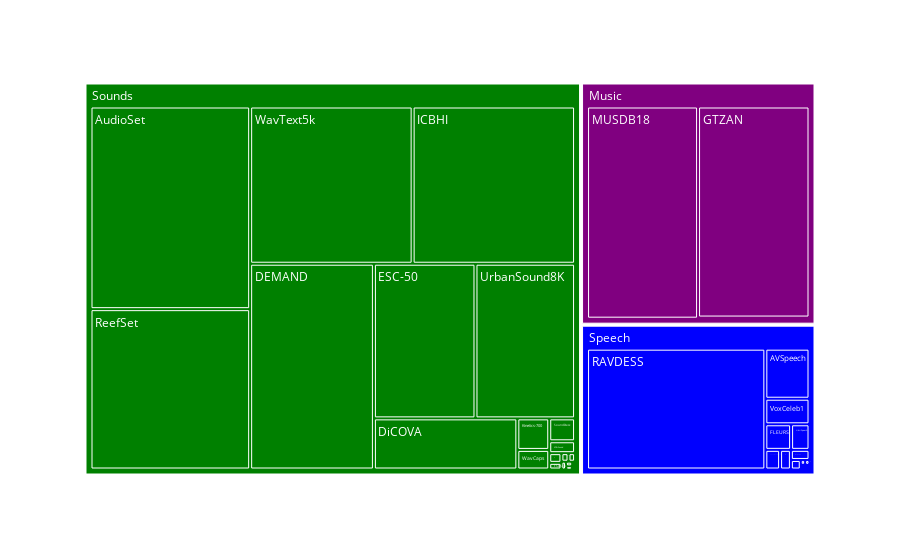

Here is the notebook cell this chart was saved with:
### Code cell
import plotly.express as px

df_datasets_without_na_hours.loc[df_datasets_without_na_hours['Dataset'] == "RAVDESS (Ryerson Audio-Visual Database of Emotional Speech and Song)", 'Dataset'] = "RAVDESS"
df_datasets_without_na_hours.loc[df_datasets_without_na_hours['Dataset'] == "ICBHI Respiratory Sound Database", 'Dataset'] = "ICBHI"

fig = px.treemap(df_datasets_without_na_hours, 
                 path=['Music/Speech/Sounds', 'Dataset'], 
                 values='Size (Hours)', 
                 color='Music/Speech/Sounds',
                 color_discrete_map={"Speech": "blue", "Music": "purple", "Sounds": "green"})

fig.show()

### Figure 1 — Plotly figure (JSON) as saved in the notebook; plotly's stock layout.template omitted (floating-point values rounded to 4 significant figures)
{"data": [{"branchvalues": "total", "customdata": [["Sounds"], ["Music"], ["Music"], ["Speech"], ["Sounds"], ["Music"], ["Speech"], ["Sounds"], ["Sounds"], ["Sounds"], ["Sounds"], ["Speech"], ["Speech"], ["Speech"], ["Sounds"], ["Sounds"], ["Sounds"], ["Speech"], ["Speech"], ["Sounds"], ["Speech"], ["Speech"], ["Sounds"], ["Speech"], ["Sounds"], ["Sounds"], ["Sounds"], ["Sounds"], ["Sounds"], ["Sounds"], ["Sounds"], ["Speech"], ["Speech"], ["Sounds"], ["Speech"], ["Sounds"], ["Speech"], ["Speech"], ["Sounds"], ["Speech"], ["Music"], ["Music"], ["Music"], ["Sounds"], ["Sounds"], ["Speech"], ["Speech"], ["Speech"], ["Speech"], ["Music"], ["Sounds"], ["Speech"]], "domain": {"x": [0, 1], "y": [0, 1]}, "hovertemplate": "labels=%{label}<br>Size (Hours)=%{value}<br>parent=%{parent}<br>id=%{id}<br>Music/Speech/Sounds=%{customdata[0]}<extra></extra>", "ids": ["Sounds/SONYC-UST-V2", "Music/MUSDB18", "Music/MedleyDB", "Speech/DEEP-VOICE: DeepFake Voice Recognition (Jordan Bird)", "Sounds/FSD50K", "Music/GTZAN", "Speech/Switchboard-1 Corpus", "Sounds/SoundDesc", "Sounds/TUT Sound Events 2017", "Sounds/VGG-Sound", "Sounds/ReefSet", "Speech/VoxCeleb1", "Speech/WSJ0-2mix", "Speech/MINDS-14", "Sounds/MACS (Multi-Annotator Captioned Soundscapes)", "Sounds/Kinetics-700", "Sounds/TAU2020", "Speech/AVSpeech", "Speech/MELD", "Sounds/CochlScene", "Speech/Free Spoken Digit Dataset (FSDD)", "Speech/FLEURS", "Sounds/AudioCaps", "Speech/EmoDB Dataset (Berlin Database of Emotional Speech)", "Sounds/Cat Meow", "Sounds/ESC-50", "Sounds/AudioSet", "Sounds/DiCOVA", "Sounds/BGG (PUBG Gun Sound Dataset)", "Sounds/COUGHVID", "Sounds/ICBHI", "Speech/SpokeN-100", "Speech/AudioMNIST", "Sounds/WavCaps", "Speech/TED-LIUM", "Sounds/UrbanSound8K", "Speech/SEP-28k", "Speech/Common Voice", "Sounds/DEMAND", "Speech/RAVDESS", "Music/OpenMIC-2018", "Music/MusicNet", "Music/MagnaTagATune", "Sounds/EPIC-SOUNDS (EPIC-KITCHENS-100)", "Sounds/WavText5k", "Speech/LibriSpeech", "Speech/IEMOCAP", "Speech/Speech Commands", "Speech/Wham!", "Music", "Sounds", "Speech"], "labels": ["SONYC-UST-V2", "MUSDB18", "MedleyDB", "DEEP-VOICE: DeepFake Voice Recognition (Jordan Bird)", "FSD50K", "GTZAN", "Switchboard-1 Corpus", "SoundDesc", "TUT Sound Events 2017", "VGG-Sound", "ReefSet", "VoxCeleb1", "WSJ0-2mix", "MINDS-14", "MACS (Multi-Annotator Captioned Soundscapes)", "Kinetics-700", "TAU2020", "AVSpeech", "MELD", "CochlScene", "Free Spoken Digit Dataset (FSDD)", "FLEURS", "AudioCaps", "EmoDB Dataset (Berlin Database of Emotional Speech)", "Cat Meow", "ESC-50", "AudioSet", "DiCOVA", "BGG (PUBG Gun Sound Dataset)", "COUGHVID", "ICBHI", "SpokeN-100", "AudioMNIST", "WavCaps", "TED-LIUM", "UrbanSound8K", "SEP-28k", "Common Voice", "DEMAND", "RAVDESS", "OpenMIC-2018", "MusicNet", "MagnaTagATune", "EPIC-SOUNDS (EPIC-KITCHENS-100)", "WavText5k", "LibriSpeech", "IEMOCAP", "Speech Commands", "Wham!", "Music", "Sounds", "Speech"], "marker": {"colors": ["green", "purple", "purple", "blue", "green", "purple", "blue", "green", "green", "green", "green", "blue", "blue", "blue", "green", "green", "green", "blue", "blue", "green", "blue", "blue", "green", "blue", "green", "green", "green", "green", "green", "green", "green", "blue", "blue", "green", "blue", "green", "blue", "blue", "green", "blue", "purple", "purple", "purple", "green", "green", "blue", "blue", "blue", "blue", "purple", "green", "blue"]}, "name": "", "parents": ["Sounds", "Music", "Music", "Speech", "Sounds", "Music", "Speech", "Sounds", "Sounds", "Sounds", "Sounds", "Speech", "Speech", "Speech", "Sounds", "Sounds", "Sounds", "Speech", "Speech", "Sounds", "Speech", "Speech", "Sounds", "Speech", "Sounds", "Sounds", "Sounds", "Sounds", "Sounds", "Sounds", "Sounds", "Speech", "Speech", "Sounds", "Speech", "Sounds", "Speech", "Speech", "Sounds", "Speech", "Music", "Music", "Music", "Sounds", "Sounds", "Speech", "Speech", "Speech", "Speech", "", "", ""], "type": "treemap", "values": [51.4, 45784, 18, 1, 145, 45724, 200, 1060, 24, 550, 45898, 2400, 400, 27, 11, 1805, 64, 4700, 18, 211.5, 0.83, 1400, 108.6, 0.41, 0.3, 28157, 58000, 13150, 5, 35, 45782, 3.56, 8.33, 1120, 452, 27607, 23, 45, 45658, 45797, 55.5, 34, 136.8, 100, 45802, 1000, 5, 616, 45, 91750.0, 315300.0, 57140.0]}], "layout": {"autosize": true, "legend": {"tracegroupgap": 0}, "margin": {"t": 60}}}
